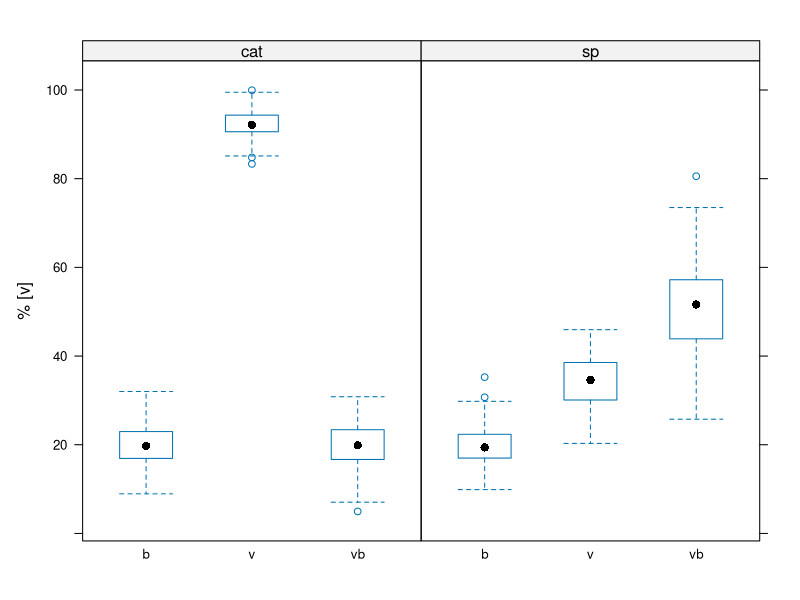

This figure's R source:
## ---- chunk 1

# generate 40 participants
participant <- 1:40
participants <- rep(participant,24)
participants <- sort(participants)

# Assign participants to two groups (cat/sp)
# factor called 'bil' (bilingual)
bil <- c(rep("cat", 480),rep("sp", 480))
df <- as.data.frame(cbind(participants,bil))

# Create factor etimology (etm)
# 3 levels (b, v, v>b)
df$etm <- c(rep("b", 8), rep("v", 8), rep("vb", 8))
df$etm <- as.factor(df$etm)

# Create 8 items for each level of 'etm'
# Note: items have been repeated 4 times, these averages
# are included here already
df$items <- c("b1","b2","b3","b4","b5","b6","b7","b8",
			  "v1","v2","v3","v4","v5","v6","v7","v8",
			  "vb1","vb2","vb3","vb4","vb5","vb6","vb7","vb8")
df$items <- as.factor(df$items)

# sort rows of dataframe
df <- df[with(df, order(bil, etm)), ]

# Generate percents (proportion of [v] production)
set.seed(1)
propcatb <- rnorm(160, 20, 5)
propcatv <- rnorm(160,92, 3)
propcatvb <- rnorm(160, 20, 5)
propspb <- rnorm(160, 20, 4)
propspv <- rnorm(160,35, 5)
propspvb <- rnorm(160, 50, 10)

df$prop <- c(propcatb, 
	         propcatv,
	         propcatvb,
	         propspb,
	         propspv,
	         propspvb)

df <- df[with(df, order(participants, bil, etm)), ]
## ---- chunk 2
# Check data
summary(df)
str(df)
## ---- chunk 3
knitr::kable(head(df, 24))
## ---- chunk 4
#-----------------------------------------
# plots
#-----------------------------------------

library(lattice)
bwplot(prop ~ etm|bil, data = df, ylab="% [v]")

## ---- chunk 5
#-----------------------------------------
# analysis
#-----------------------------------------

# 2 x (3) mixed design anova
aov.prop = aov(prop ~ bil * etm + Error(participants/etm), data=df)
summary(aov.prop)

# Get descriptives from ANOVA table
model.tables(aov.prop, "means")

# Make subset
postb = subset(df,etm=="b")
# Make subset
postv = subset(df,etm=="v")
# Make subset
postvb = subset(df,etm=="vb")


# all models were Bonferroni corrected
# 0.05 / 3 = 0.01 (new alpha level)

# One-way between subjects ANOVA (same as ttest)
# compare cat vs. sp for 'b'
aov.postb = aov(prop ~ bil, data=postb)
summary(aov.postb)

# One-way between subjects ANOVA
# compare cat vs. sp for 'v'
aov.postv = aov(prop ~ bil, data=postv)
summary(aov.postv)

# One-way between subjects ANOVA
# compare cat vs. sp for 'vb'
aov.postvb = aov(prop ~ bil, data=postvb)
summary(aov.postvb)


